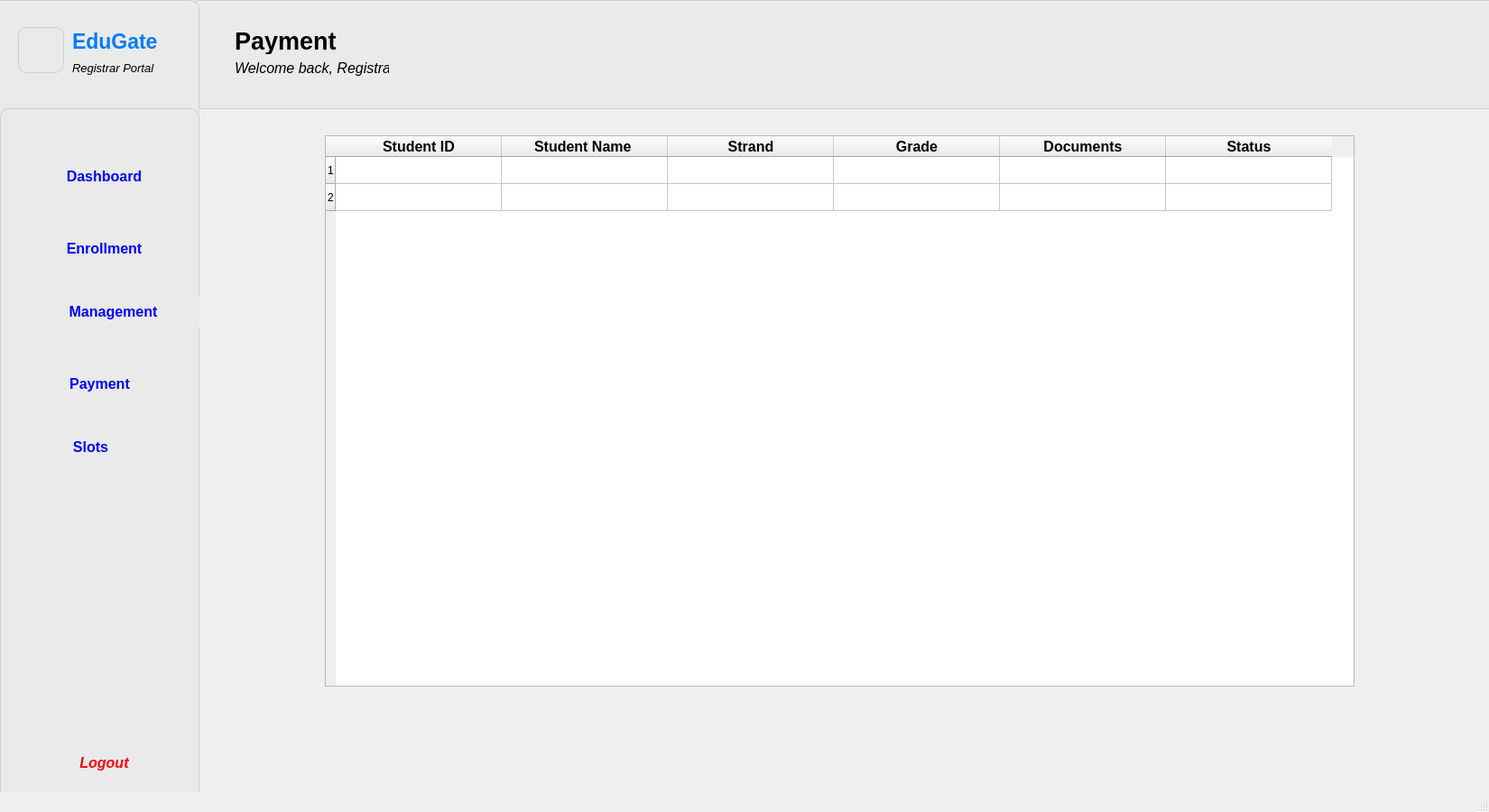
<?xml version="1.0" encoding="UTF-8"?>
<ui version="4.0">
 <class>MainWindow</class>
 <widget class="QMainWindow" name="MainWindow">
  <property name="geometry">
   <rect>
    <x>0</x>
    <y>0</y>
    <width>1650</width>
    <height>900</height>
   </rect>
  </property>
  <property name="sizePolicy">
   <sizepolicy hsizetype="Fixed" vsizetype="Fixed">
    <horstretch>0</horstretch>
    <verstretch>0</verstretch>
   </sizepolicy>
  </property>
  <property name="minimumSize">
   <size>
    <width>1650</width>
    <height>900</height>
   </size>
  </property>
  <property name="maximumSize">
   <size>
    <width>1650</width>
    <height>900</height>
   </size>
  </property>
  <property name="windowTitle">
   <string>MainWindow</string>
  </property>
  <property name="styleSheet">
   <string notr="true">#centralwidget {
    background-color: qlineargradient(
        spread:pad, x1:0, y1:0, x2:0, y2:1,
        stop:0 #eaf3ff,
        stop:1 #d3e8ff
    );
}</string>
  </property>
  <widget class="QWidget" name="centralwidget">
   <widget class="QWidget" name="widget" native="true">
    <property name="geometry">
     <rect>
      <x>210</x>
      <y>0</y>
      <width>1451</width>
      <height>121</height>
     </rect>
    </property>
    <property name="styleSheet">
     <string notr="true">QWidget {
    background-color: #eaeaea;  
    border: 1px solid #cfcfcf;
    border-radius: 10px;
}
</string>
    </property>
    <widget class="QLabel" name="label">
     <property name="geometry">
      <rect>
       <x>50</x>
       <y>20</y>
       <width>191</width>
       <height>51</height>
      </rect>
     </property>
     <property name="font">
      <font>
       <family>Segoe UI</family>
       <pointsize>20</pointsize>
       <weight>75</weight>
       <italic>false</italic>
       <bold>true</bold>
      </font>
     </property>
     <property name="styleSheet">
      <string notr="true">QLabel {
    background-color: #eaeaea;   /* match your widget color */
    border: none;                /* remove border */
    color: #000;                 /* text color (change if needed) */
}
</string>
     </property>
     <property name="text">
      <string>Payment</string>
     </property>
    </widget>
    <widget class="QLabel" name="label_2">
     <property name="geometry">
      <rect>
       <x>50</x>
       <y>60</y>
       <width>171</width>
       <height>31</height>
      </rect>
     </property>
     <property name="font">
      <font>
       <family>Segoe UI</family>
       <pointsize>12</pointsize>
       <weight>50</weight>
       <italic>true</italic>
       <bold>false</bold>
      </font>
     </property>
     <property name="styleSheet">
      <string notr="true">QLabel {
    background-color: #eaeaea;   /* match your widget color */
    border: none;                /* remove border */
    color: #000;                 /* text color (change if needed) */
}
</string>
     </property>
     <property name="text">
      <string>Welcome back, Registrar</string>
     </property>
    </widget>
   </widget>
   <widget class="QWidget" name="widget_3" native="true">
    <property name="geometry">
     <rect>
      <x>-20</x>
      <y>0</y>
      <width>241</width>
      <height>131</height>
     </rect>
    </property>
    <property name="styleSheet">
     <string notr="true">QWidget {
    background-color: #eaeaea;  
    border: 1px solid #cfcfcf;
    border-radius: 10px;
}
</string>
    </property>
    <widget class="QLabel" name="label_3">
     <property name="geometry">
      <rect>
       <x>40</x>
       <y>30</y>
       <width>51</width>
       <height>51</height>
      </rect>
     </property>
     <property name="text">
      <string/>
     </property>
     <property name="pixmap">
      <pixmap>../../../Downloads/ChatGPT Image Dec 10, 2025, 02_26_54 PM.png</pixmap>
     </property>
     <property name="scaledContents">
      <bool>true</bool>
     </property>
    </widget>
    <widget class="QLabel" name="label_4">
     <property name="geometry">
      <rect>
       <x>100</x>
       <y>20</y>
       <width>111</width>
       <height>51</height>
      </rect>
     </property>
     <property name="font">
      <font>
       <family>Segoe UI</family>
       <pointsize>17</pointsize>
       <weight>75</weight>
       <italic>false</italic>
       <bold>true</bold>
      </font>
     </property>
     <property name="styleSheet">
      <string notr="true">QLabel {
    color: #007BFF;    /* nice clean blue */
    background-color: transparent;   /* optional */
    border: none;                    /* optional */
}
</string>
     </property>
     <property name="text">
      <string>EduGate</string>
     </property>
    </widget>
    <widget class="QLabel" name="label_5">
     <property name="geometry">
      <rect>
       <x>100</x>
       <y>60</y>
       <width>101</width>
       <height>31</height>
      </rect>
     </property>
     <property name="font">
      <font>
       <family>Segoe UI</family>
       <pointsize>10</pointsize>
       <weight>50</weight>
       <italic>true</italic>
       <bold>false</bold>
      </font>
     </property>
     <property name="styleSheet">
      <string notr="true">QLabel {
    background-color: #eaeaea;   /* match your widget color */
    border: none;                /* remove border */
    color: #000;                 /* text color (change if needed) */
}
</string>
     </property>
     <property name="text">
      <string>Registrar Portal</string>
     </property>
    </widget>
   </widget>
   <widget class="QWidget" name="widget_2" native="true">
    <property name="geometry">
     <rect>
      <x>0</x>
      <y>120</y>
      <width>221</width>
      <height>771</height>
     </rect>
    </property>
    <property name="styleSheet">
     <string notr="true">QWidget {
    background-color: #eaeaea;  
    border: 1px solid #cfcfcf;
    border-radius: 10px;
}
</string>
    </property>
    <widget class="QLabel" name="label_6">
     <property name="geometry">
      <rect>
       <x>20</x>
       <y>60</y>
       <width>41</width>
       <height>31</height>
      </rect>
     </property>
     <property name="font">
      <font>
       <family>Segoe UI</family>
       <pointsize>8</pointsize>
       <weight>50</weight>
       <italic>true</italic>
       <bold>false</bold>
      </font>
     </property>
     <property name="styleSheet">
      <string notr="true">QLabel {
    background-color: #eaeaea;   /* match your widget color */
    border: none;                /* remove border */
    color: #000;                 /* text color (change if needed) */
}
</string>
     </property>
     <property name="text">
      <string/>
     </property>
     <property name="pixmap">
      <pixmap>../../../Downloads/dashboard-monitor.png</pixmap>
     </property>
     <property name="scaledContents">
      <bool>true</bool>
     </property>
    </widget>
    <widget class="QPushButton" name="pushButton">
     <property name="geometry">
      <rect>
       <x>20</x>
       <y>50</y>
       <width>191</width>
       <height>51</height>
      </rect>
     </property>
     <property name="font">
      <font>
       <family>Segoe UI</family>
       <pointsize>12</pointsize>
       <weight>75</weight>
       <bold>true</bold>
      </font>
     </property>
     <property name="styleSheet">
      <string notr="true">QPushButton {
    border: none;
    outline: none;
    color: blue;
}
QPushButton:hover {
    color: #1565c0;
}

QPushButton:pressed {
    color: #0d47a1;
}
</string>
     </property>
     <property name="text">
      <string>Dashboard</string>
     </property>
    </widget>
    <widget class="QLabel" name="label_7">
     <property name="geometry">
      <rect>
       <x>30</x>
       <y>140</y>
       <width>31</width>
       <height>31</height>
      </rect>
     </property>
     <property name="font">
      <font>
       <family>Segoe UI</family>
       <pointsize>8</pointsize>
       <weight>50</weight>
       <italic>true</italic>
       <bold>false</bold>
      </font>
     </property>
     <property name="styleSheet">
      <string notr="true">QLabel {
    background-color: #eaeaea;   /* match your widget color */
    border: none;                /* remove border */
    color: #000;                 /* text color (change if needed) */
}
</string>
     </property>
     <property name="text">
      <string/>
     </property>
     <property name="pixmap">
      <pixmap>../../../Downloads/user-add.png</pixmap>
     </property>
     <property name="scaledContents">
      <bool>true</bool>
     </property>
    </widget>
    <widget class="QPushButton" name="pushButton_2">
     <property name="geometry">
      <rect>
       <x>20</x>
       <y>130</y>
       <width>191</width>
       <height>51</height>
      </rect>
     </property>
     <property name="font">
      <font>
       <family>Segoe UI</family>
       <pointsize>12</pointsize>
       <weight>75</weight>
       <bold>true</bold>
      </font>
     </property>
     <property name="toolTip">
      <string>&lt;html&gt;&lt;head/&gt;&lt;body&gt;&lt;p&gt;Enrollment&lt;br/&gt;Management&lt;/p&gt;&lt;/body&gt;&lt;/html&gt;</string>
     </property>
     <property name="styleSheet">
      <string notr="true">QPushButton {
    border: none;
    outline: none;
    color: blue;
}
QPushButton:hover {
    color: #1565c0;
}

QPushButton:pressed {
    color: #0d47a1;
}
</string>
     </property>
     <property name="text">
      <string>Enrollment</string>
     </property>
    </widget>
    <widget class="QLabel" name="label_8">
     <property name="geometry">
      <rect>
       <x>20</x>
       <y>210</y>
       <width>41</width>
       <height>31</height>
      </rect>
     </property>
     <property name="font">
      <font>
       <family>Segoe UI</family>
       <pointsize>8</pointsize>
       <weight>50</weight>
       <italic>true</italic>
       <bold>false</bold>
      </font>
     </property>
     <property name="styleSheet">
      <string notr="true">QLabel {
    background-color: #eaeaea;   /* match your widget color */
    border: none;                /* remove border */
    color: #000;                 /* text color (change if needed) */
}
</string>
     </property>
     <property name="text">
      <string/>
     </property>
     <property name="pixmap">
      <pixmap>../../../Downloads/people-group.png</pixmap>
     </property>
     <property name="scaledContents">
      <bool>true</bool>
     </property>
    </widget>
    <widget class="QPushButton" name="pushButton_3">
     <property name="geometry">
      <rect>
       <x>30</x>
       <y>200</y>
       <width>191</width>
       <height>51</height>
      </rect>
     </property>
     <property name="font">
      <font>
       <family>Segoe UI</family>
       <pointsize>12</pointsize>
       <weight>75</weight>
       <bold>true</bold>
      </font>
     </property>
     <property name="toolTip">
      <string>&lt;html&gt;&lt;head/&gt;&lt;body&gt;&lt;p&gt;Enrollment&lt;br/&gt;Management&lt;/p&gt;&lt;/body&gt;&lt;/html&gt;</string>
     </property>
     <property name="styleSheet">
      <string notr="true">QPushButton {
    border: none;
    outline: none;
    color: blue;
}
QPushButton:hover {
    color: #1565c0;
}

QPushButton:pressed {
    color: #0d47a1;
}
</string>
     </property>
     <property name="text">
      <string>Management</string>
     </property>
    </widget>
    <widget class="QPushButton" name="pushButton_4">
     <property name="geometry">
      <rect>
       <x>20</x>
       <y>700</y>
       <width>191</width>
       <height>51</height>
      </rect>
     </property>
     <property name="font">
      <font>
       <family>Segoe UI</family>
       <pointsize>12</pointsize>
       <weight>75</weight>
       <italic>true</italic>
       <bold>true</bold>
      </font>
     </property>
     <property name="toolTip">
      <string>&lt;html&gt;&lt;head/&gt;&lt;body&gt;&lt;p&gt;Enrollment&lt;br/&gt;Management&lt;/p&gt;&lt;/body&gt;&lt;/html&gt;</string>
     </property>
     <property name="styleSheet">
      <string notr="true">QPushButton {
    border: none;
    outline: none;
}

QPushButton {
    color: red;
}

</string>
     </property>
     <property name="text">
      <string>Logout</string>
     </property>
    </widget>
    <widget class="QLabel" name="label_9">
     <property name="geometry">
      <rect>
       <x>30</x>
       <y>710</y>
       <width>41</width>
       <height>31</height>
      </rect>
     </property>
     <property name="font">
      <font>
       <family>Segoe UI</family>
       <pointsize>8</pointsize>
       <weight>50</weight>
       <italic>true</italic>
       <bold>false</bold>
      </font>
     </property>
     <property name="styleSheet">
      <string notr="true">QLabel {
    background-color: #eaeaea;   /* match your widget color */
    border: none;                /* remove border */
    color: #000;                 /* text color (change if needed) */
}
</string>
     </property>
     <property name="text">
      <string/>
     </property>
     <property name="pixmap">
      <pixmap>../../../Downloads/sign-out-alt.png</pixmap>
     </property>
     <property name="scaledContents">
      <bool>true</bool>
     </property>
    </widget>
    <widget class="QPushButton" name="pushButton_5">
     <property name="geometry">
      <rect>
       <x>20</x>
       <y>280</y>
       <width>181</width>
       <height>51</height>
      </rect>
     </property>
     <property name="font">
      <font>
       <family>Segoe UI</family>
       <pointsize>12</pointsize>
       <weight>75</weight>
       <bold>true</bold>
      </font>
     </property>
     <property name="toolTip">
      <string>&lt;html&gt;&lt;head/&gt;&lt;body&gt;&lt;p&gt;Enrollment&lt;br/&gt;Management&lt;/p&gt;&lt;/body&gt;&lt;/html&gt;</string>
     </property>
     <property name="styleSheet">
      <string notr="true">QPushButton {
    border: none;
    outline: none;
    color: blue;
}
QPushButton:hover {
    color: #1565c0;
}

QPushButton:pressed {
    color: #0d47a1;
}
</string>
     </property>
     <property name="text">
      <string>Payment</string>
     </property>
    </widget>
    <widget class="QLabel" name="label_10">
     <property name="geometry">
      <rect>
       <x>20</x>
       <y>290</y>
       <width>41</width>
       <height>31</height>
      </rect>
     </property>
     <property name="font">
      <font>
       <family>Segoe UI</family>
       <pointsize>8</pointsize>
       <weight>50</weight>
       <italic>true</italic>
       <bold>false</bold>
      </font>
     </property>
     <property name="styleSheet">
      <string notr="true">QLabel {
    background-color: #eaeaea;   /* match your widget color */
    border: none;                /* remove border */
    color: #000;                 /* text color (change if needed) */
}
</string>
     </property>
     <property name="text">
      <string/>
     </property>
     <property name="pixmap">
      <pixmap>../../../Downloads/credit-card.png</pixmap>
     </property>
     <property name="scaledContents">
      <bool>true</bool>
     </property>
    </widget>
    <widget class="QLabel" name="label_26">
     <property name="geometry">
      <rect>
       <x>20</x>
       <y>360</y>
       <width>41</width>
       <height>31</height>
      </rect>
     </property>
     <property name="font">
      <font>
       <family>Segoe UI</family>
       <pointsize>8</pointsize>
       <weight>50</weight>
       <italic>true</italic>
       <bold>false</bold>
      </font>
     </property>
     <property name="styleSheet">
      <string notr="true">QLabel {
    background-color: #eaeaea;   /* match your widget color */
    border: none;                /* remove border */
    color: #000;                 /* text color (change if needed) */
}
</string>
     </property>
     <property name="text">
      <string/>
     </property>
     <property name="pixmap">
      <pixmap>../../../Downloads/people-group.png</pixmap>
     </property>
     <property name="scaledContents">
      <bool>true</bool>
     </property>
    </widget>
    <widget class="QPushButton" name="pushButton_7">
     <property name="geometry">
      <rect>
       <x>60</x>
       <y>360</y>
       <width>81</width>
       <height>31</height>
      </rect>
     </property>
     <property name="font">
      <font>
       <family>Segoe UI</family>
       <pointsize>12</pointsize>
       <weight>75</weight>
       <bold>true</bold>
      </font>
     </property>
     <property name="toolTip">
      <string>&lt;html&gt;&lt;head/&gt;&lt;body&gt;&lt;p&gt;Enrollment&lt;br/&gt;Management&lt;/p&gt;&lt;/body&gt;&lt;/html&gt;</string>
     </property>
     <property name="styleSheet">
      <string notr="true">QPushButton {
    border: none;
    outline: none;
    color: blue;
}
QPushButton:hover {
    color: #1565c0;
}

QPushButton:pressed {
    color: #0d47a1;
}
</string>
     </property>
     <property name="text">
      <string>Slots</string>
     </property>
    </widget>
    <zorder>pushButton</zorder>
    <zorder>label_6</zorder>
    <zorder>pushButton_2</zorder>
    <zorder>label_7</zorder>
    <zorder>pushButton_3</zorder>
    <zorder>label_8</zorder>
    <zorder>pushButton_4</zorder>
    <zorder>label_9</zorder>
    <zorder>pushButton_5</zorder>
    <zorder>label_10</zorder>
    <zorder>label_26</zorder>
    <zorder>pushButton_7</zorder>
   </widget>
   <widget class="QTableWidget" name="tableWidget">
    <property name="geometry">
     <rect>
      <x>360</x>
      <y>150</y>
      <width>1141</width>
      <height>611</height>
     </rect>
    </property>
    <property name="styleSheet">
     <string notr="true"/>
    </property>
    <attribute name="horizontalHeaderCascadingSectionResizes">
     <bool>true</bool>
    </attribute>
    <attribute name="horizontalHeaderDefaultSectionSize">
     <number>184</number>
    </attribute>
    <row>
     <property name="text">
      <string>1</string>
     </property>
    </row>
    <row>
     <property name="text">
      <string>2</string>
     </property>
    </row>
    <column>
     <property name="text">
      <string>Student ID</string>
     </property>
     <property name="font">
      <font>
       <family>Segoe UI</family>
       <pointsize>12</pointsize>
       <weight>75</weight>
       <bold>true</bold>
      </font>
     </property>
    </column>
    <column>
     <property name="text">
      <string>Student Name	</string>
     </property>
     <property name="font">
      <font>
       <pointsize>12</pointsize>
       <weight>75</weight>
       <bold>true</bold>
      </font>
     </property>
    </column>
    <column>
     <property name="text">
      <string>Strand</string>
     </property>
     <property name="font">
      <font>
       <pointsize>12</pointsize>
       <weight>75</weight>
       <bold>true</bold>
      </font>
     </property>
    </column>
    <column>
     <property name="text">
      <string>Grade</string>
     </property>
     <property name="font">
      <font>
       <pointsize>12</pointsize>
       <weight>75</weight>
       <bold>true</bold>
      </font>
     </property>
    </column>
    <column>
     <property name="text">
      <string>Documents</string>
     </property>
     <property name="font">
      <font>
       <pointsize>12</pointsize>
       <weight>75</weight>
       <bold>true</bold>
      </font>
     </property>
    </column>
    <column>
     <property name="text">
      <string>Status</string>
     </property>
     <property name="font">
      <font>
       <family>Segoe UI</family>
       <pointsize>12</pointsize>
       <weight>75</weight>
       <bold>true</bold>
      </font>
     </property>
    </column>
   </widget>
  </widget>
  <widget class="QStatusBar" name="statusbar"/>
 </widget>
 <resources/>
 <connections/>
</ui>
